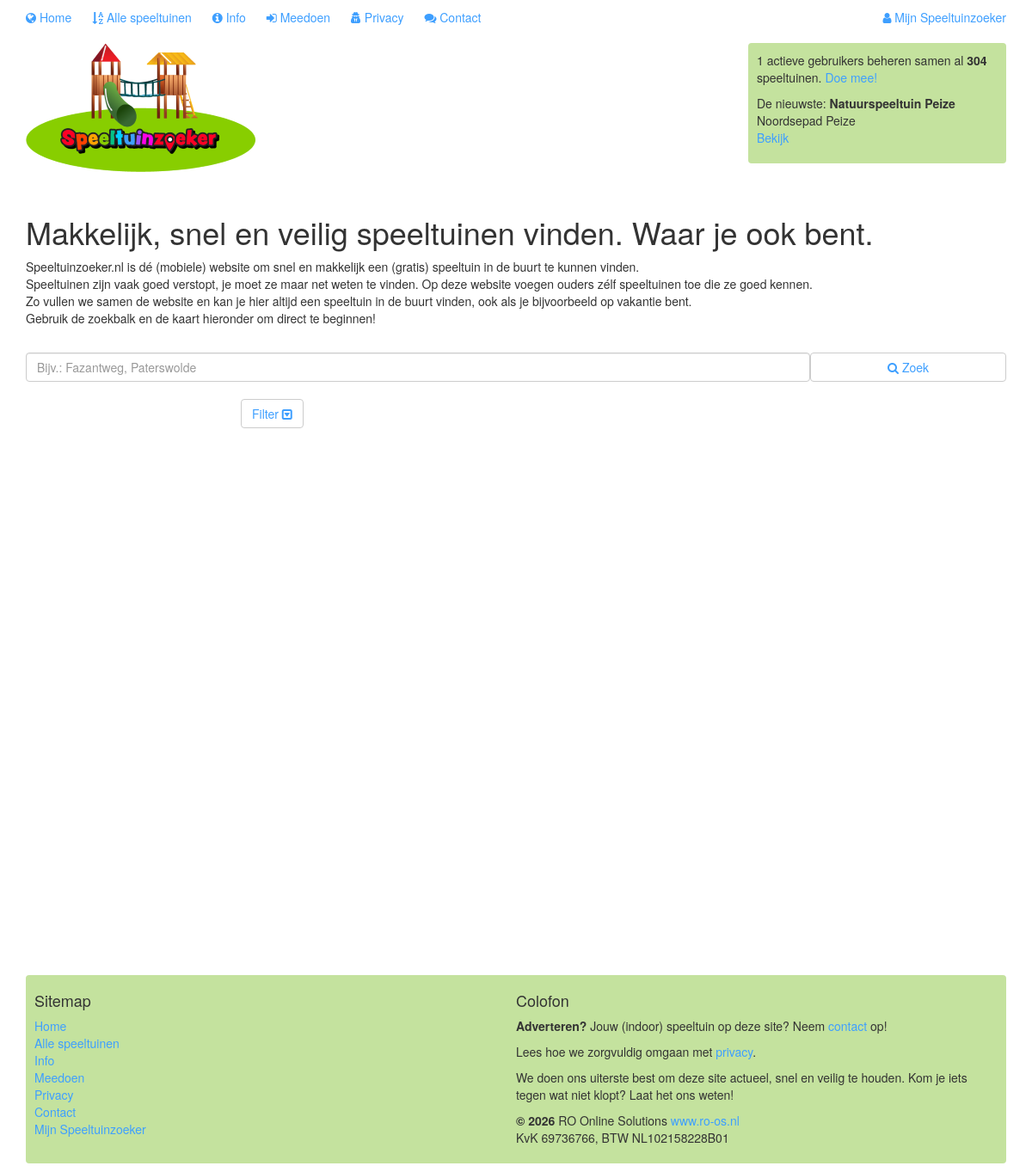
The page / on the database its author committed.
### tables this page shows
CREATE TABLE `speeltuin` (
  `id` int(11) NOT NULL,
  `naam` varchar(255) NOT NULL,
  `link` varchar(255) NOT NULL,
  `omschrijving` text NOT NULL,
  `locatie_omschrijving` text NOT NULL,
  `lat` float NOT NULL,
  `lon` float NOT NULL,
  `status_id` int(11) NOT NULL,
  `author_id` int(11) NOT NULL,
  `public` int(3) NOT NULL DEFAULT 1,
  `agecat_1` tinyint(1) NOT NULL DEFAULT 0,
  `agecat_2` tinyint(1) NOT NULL DEFAULT 1,
  `agecat_3` tinyint(1) NOT NULL DEFAULT 1,
  `speeltuintype` enum('Toestelspeeltuin','Natuurspeeltuin','Kinderboerderij','Kinderboerderij met speeltuin','Sportfaciliteit') NOT NULL DEFAULT 'Toestelspeeltuin',
  `seo_url` varchar(255) NOT NULL,
  `modified_on` datetime NOT NULL DEFAULT current_timestamp(),
  `total_rating` int(10) NOT NULL,
  `times_rated` int(10) NOT NULL,
  `avg_rating` float NOT NULL,
  `openingstijden` text NOT NULL,
  `vergoeding` text NOT NULL
);

### index.php (called while the page is built, shortened)
<?php
require_once "./admin/inc/functions.php";
$db = new Db();
$db->connect();
$speeltuin = new Speeltuin($db);
$totalNr = $speeltuin->getTotalNr();
$latestSpeeltuin = $speeltuin->getLatestEntry();
$user = new User($db);
$totalNrOfUsers = $user->getTotalNr(1);
include "tpl/index.tpl.php";

### lib/user.class.php (called while the page is built, shortened)
<?php
class User
{
	private $db;
	function __construct($db = null, $id = 0) {
		$this->db = $db;
	}
	public function getTotalNr($active = 1, $q = "") {
		$whereClause = "";
		$res = $this->db->query(sprintf("SELECT COUNT(*) AS totNr FROM user WHERE active = %d%s", $active, $whereClause));
		if ($res !== false) {
			if ($row = $res->fetch_assoc()) {
				return $row["totNr"];
			}
		}
		return 0;
	}
}

### lib/db.class.php (called while the page is built, shortened)
<?php
class Db {
	private $link = null;
	public function connect() {
		if ($this->link == null) {
			$this->link = mysqli_connect(DB_HOST, DB_USER, DB_PASS, DB_NAME);
		}
		return $this->link;
	}
	public function query($query) {
		return mysqli_query($this->link, $query);
	}
}

### lib/speeltuin.class.php (called while the page is built, shortened)
<?php
class Speeltuin
{
    private $db;
    function __construct($db = null, $id = 0) {
        $this->db = $db;
    }
    public function getTotalNr($status = 1) {
	    $res = $this->db->query(sprintf("SELECT COUNT(*) AS totNr FROM speeltuin WHERE status_id = %d", $status));
        if ($res !== false) {
            if ($row = $res->fetch_assoc()) {
                return $row["totNr"];
            }
        }
	    return 0;
    }
    public function getLatestEntry() {
        $res = $this->db->query("SELECT * FROM speeltuin WHERE status_id = 1 ORDER BY id DESC LIMIT 1");
        if ($res !== false) {
            if ($row = $res->fetch_assoc()) {
                return $row;
            }
        }
        return null;
    }
}

### admin/inc/functions.php (called while the page is built, shortened)
<?php
function e($value) {
	return htmlspecialchars((string) $value, ENT_QUOTES, "UTF-8");
}

### tpl/latestbox.tpl.php (the view, shortened to what this page needs)
<p>
    <?php echo $totalNrOfUsers; ?> actieve gebruikers beheren samen al <strong><?php echo $totalNr; ?></strong> speeltuinen.
    <a href="<?php echo BASE_URL; ?>meedoen">Doe mee!</a>
</p>
<?php if ($latestSpeeltuin != null): ?>
    <p>
        De nieuwste: <strong><?php echo e($latestSpeeltuin["naam"]); ?></strong><br>
        <?php if (!empty($latestSpeeltuin["locatie_omschrijving"])): ?>
            <?php $locOmschrijving = $latestSpeeltuin["locatie_omschrijving"]; ?>
            <?php echo e($locOmschrijving); ?><br>
        <?php endif; ?>
        <a href="<?php echo BASE_URL; ?>speeltuinen/<?php echo e($latestSpeeltuin["seo_url"]); ?>">Bekijk</a>
    </p>
<?php endif; ?>

### css/speeltuinzoeker.css (style rules this page uses)
a { color: #3E9FFF; text-decoration: none; }

### rows shown on the page
speeltuin: naam "Natuurspeeltuin Peize", locatie_omschrijving "Noordsepad Peize"

### other values the page prints
$totalNrOfUsers "1"
$totalNr "304"
